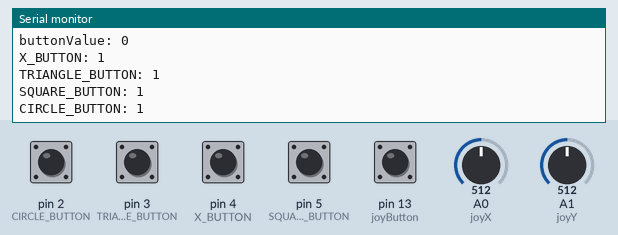
The program below on a simulated Arduino Mega 2560, built with avr-gcc and run on an emulated ATmega2560. Parts: the last lines printed to the serial monitor. The test bench sets the inputs (shaded band); at power-on: pin 2 (CIRCLE_BUTTON), pin 3 (TRIANGLE_BUTTON), pin 4 (X_BUTTON), pin 5 (SQUARE_BUTTON) HIGH, pin 13 (joyButton) LOW, A0 (joyX) = 512, A1 (joyY) = 512.

Above: at 1.2 s.
1.3 s: A0 (joyX) set to 887
At 2.2 s:
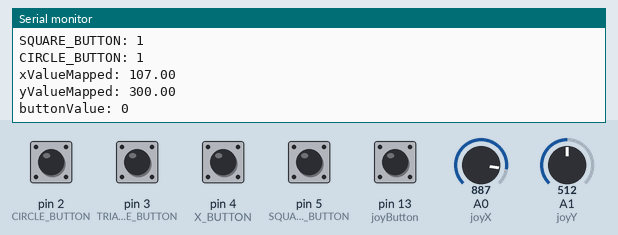
4.3 s: A0 (joyX) set to 913
At 5.2 s:
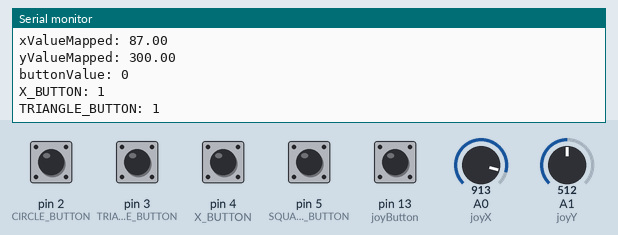
5.8 s: A1 (joyY) set to 183
8.8 s: A1 (joyY) set to 155
At 9.8 s:
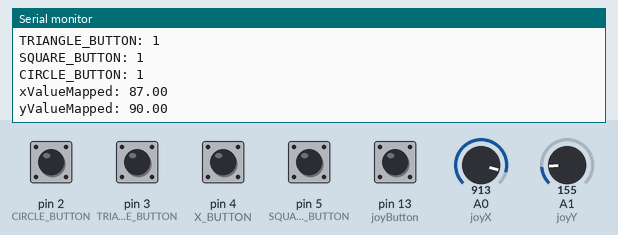
11.8 s: A0 (joyX) set to 1001
At 12.9 s:
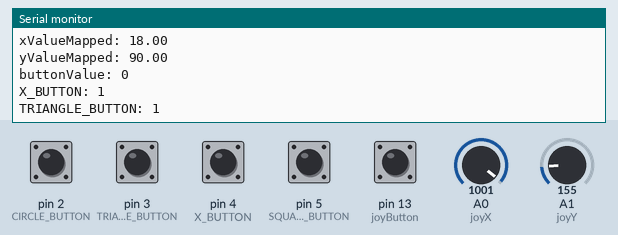
13.3 s: A0 (joyX) set to 1012
At 14.3 s:
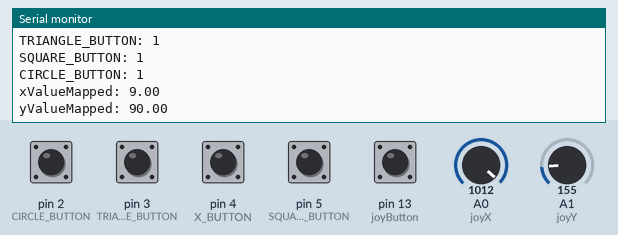
Timing chart, 0 to 16.3 s (numbered marks = the images above; inputs shaded):
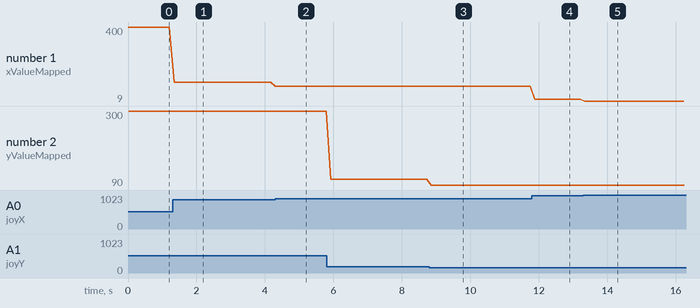

Measured:
- the behaviour switches between 896 and 897 on A0 (joyX) (found by bisection; images 1 and 2)
- the behaviour switches between 171 and 170 on A1 (joyY) (found by bisection; images 2 and 3)
- the behaviour switches between 1011 and 1012 on A0 (joyX) (found by bisection; images 4 and 5)
- after the input at 1.3 s, the serial monitor: prints a new line after 0.05 s (image 1)
- after the input at 4.3 s, the serial monitor: prints a new line at once (image 2)
- after the input at 8.8 s, the serial monitor: prints a new line after 0.06 s (image 3)
- after the input at 11.8 s, the serial monitor: prints a new line after 0.09 s (image 4)
- after the input at 13.3 s, the serial monitor: prints a new line at once (image 5)

The program:

main.cpp
```cpp
#include <Arduino.h>

#define joyX A0
#define joyY A1
#define joyButton 13
#define X_BUTTON 4
#define TRIANGLE_BUTTON 3
#define SQUARE_BUTTON 5
#define CIRCLE_BUTTON 2

void setup()
{
  Serial.begin(9600);
  pinMode(X_BUTTON, INPUT_PULLUP);
  pinMode(TRIANGLE_BUTTON, INPUT_PULLUP);
  pinMode(SQUARE_BUTTON, INPUT_PULLUP);
  pinMode(CIRCLE_BUTTON, INPUT_PULLUP);
}

void loop()
{
  float xValue = analogRead(joyX);
  float yValue = analogRead(joyY);

  float xValueMapped = map(xValue, 0, 1023, 800, 0);
  float yValueMapped = map(yValue, 0, 1023, 0, 600);

  int buttonValue = digitalRead(joyButton);

  // Print the values
  Serial.print("xValueMapped: ");
  Serial.println(xValueMapped);

  Serial.print("yValueMapped: ");
  Serial.println(yValueMapped);

  Serial.print("buttonValue: ");
  Serial.println(buttonValue);

  // Print button values
  int x_button = digitalRead(X_BUTTON);
  int triangle_button = digitalRead(TRIANGLE_BUTTON);
  int square_button = digitalRead(SQUARE_BUTTON);
  int circle_button = digitalRead(CIRCLE_BUTTON);
  Serial.print("X_BUTTON: ");
  Serial.println(x_button);

  Serial.print("TRIANGLE_BUTTON: ");
  Serial.println(triangle_button);

  Serial.print("SQUARE_BUTTON: ");
  Serial.println(square_button);

  Serial.print("CIRCLE_BUTTON: ");
  Serial.println(circle_button);

  Serial.flush();
}
```
